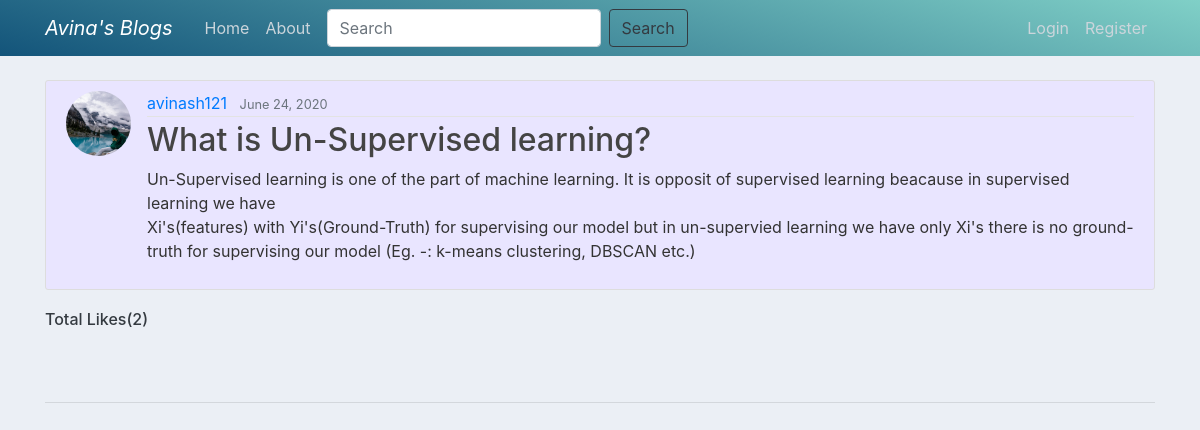
The app's page /post/1/ with its own data.
### blog/models.py (models this page shows, shortened)
class Post(models.Model):
    title = models.CharField(max_length=100)
    content = models.TextField()
    likes = models.ManyToManyField(User, related_name="likes", blank = True)
    date_posted = models.DateTimeField(default=timezone.now)
    author = models.ForeignKey(User, on_delete=models.CASCADE)
    class Meta:
        ordering = ['-date_posted']
    def total_like(self):
        return self.likes.count()

### users/models.py (models this page shows, shortened)
class Profile(models.Model):
    user = models.OneToOneField(User, on_delete=models.CASCADE)
    image = models.ImageField(default='default.jpg', upload_to='profile_pics')

### blog/views.py (the view)
# urls.py: path('post/<int:pk>/', views.post_detail, name='post-detail'),
def post_detail(request, pk):
    post = get_object_or_404(Post, id=pk)
    is_liked = False
    if post.likes.filter(id=request.user.id).exists():
        is_liked = True
    context = {
        'post': post,
        'is_liked': is_liked,
        'total_like': post.total_like()
    }
    return render(request, 'blog/post_detail.html', context)

### blog/templates/blog/post_detail.html (shortened to what this page needs)
{% extends 'blog/base.html' %}
{% load static %}
{% block content %}
    <article class="media content-section">
        <img  class="rounded-circle article-img"  src="{{ post.author.profile.image.url }}">
          <div class="media-body">
            <div class="article-metadata">
              <a class="mr-2" href="{% url 'user-posts' post.author.username %}">{{ post.author }}</a>
              <small class="text-muted">{{ post.date_posted|date:"F d, Y" }}</small>
            </div>
            <h2 class="article-title" >{{ post.title }}</h2>
            <p class="article-content">{{ post.content }}</p>
          </div>
    </article>
<h6 class="text-dark">Total Likes({{ total_like }})</h6>
<br><br>
<hr>
{% endblock content %}

### blog/static/blog/main.css (style rules this page uses)
body { background: #ebeff5; color: #333333; margin-top: 5rem; }
h1, h2, h3, h4, h5, h6 { color: #444444; }
.content-section { background: #E9E5FF; padding: 10px 20px; border: 1px solid #dddddd; border-radius: 3px; margin-bottom: 20px; }
.article-title { color: #444444; }
.article-content { white-space: pre-line; }
.article-img { height: 65px; width: 65px; margin-right: 16px; }
.article-metadata { padding-bottom: 1px; margin-bottom: 4px; border-bottom: 1px solid #e3e3e3 }

### records on screen
Post: author.profile.image (placeholder picture), author "avinash121", date_posted "June 24, 2020", title "What is Un-Supervised learning?", content "Un-Supervised learning is one of the part of machine learning. It is opposit of supervised learning beacause in supervised learning we have Xi's(features) with Yi's(Ground-Truth) for supervising our model but in un-supervied learning we have only Xi's there is no ground-truth for supervising our model (Eg. -: k-means clustering, DBSCAN etc.)"

### other values on screen
{{ total_like }} "2"
